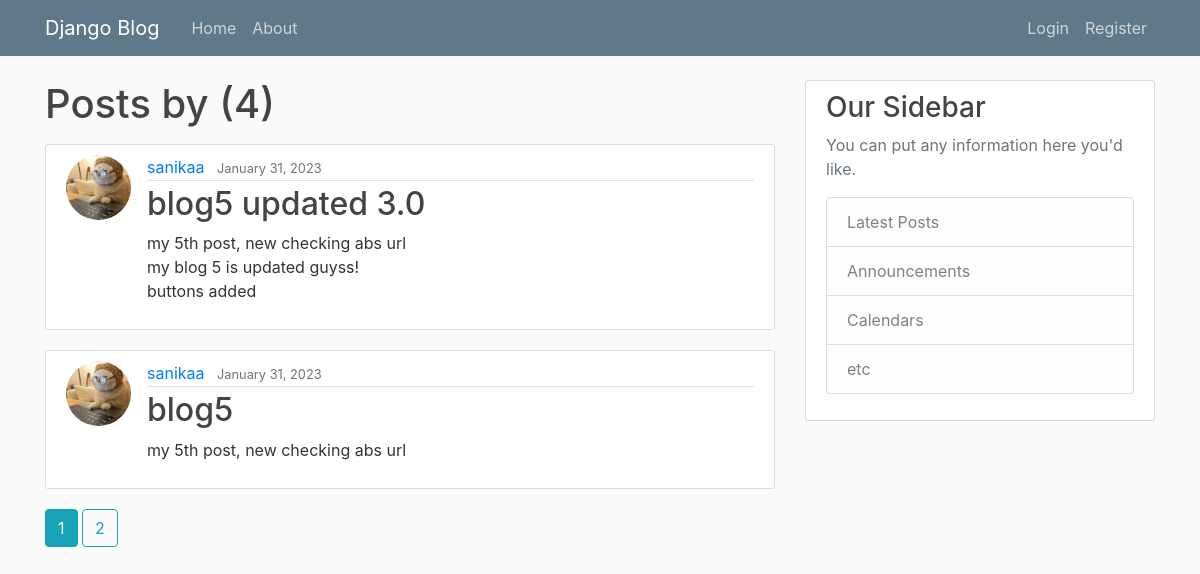
Before: /user/sanikaa with the older database file.
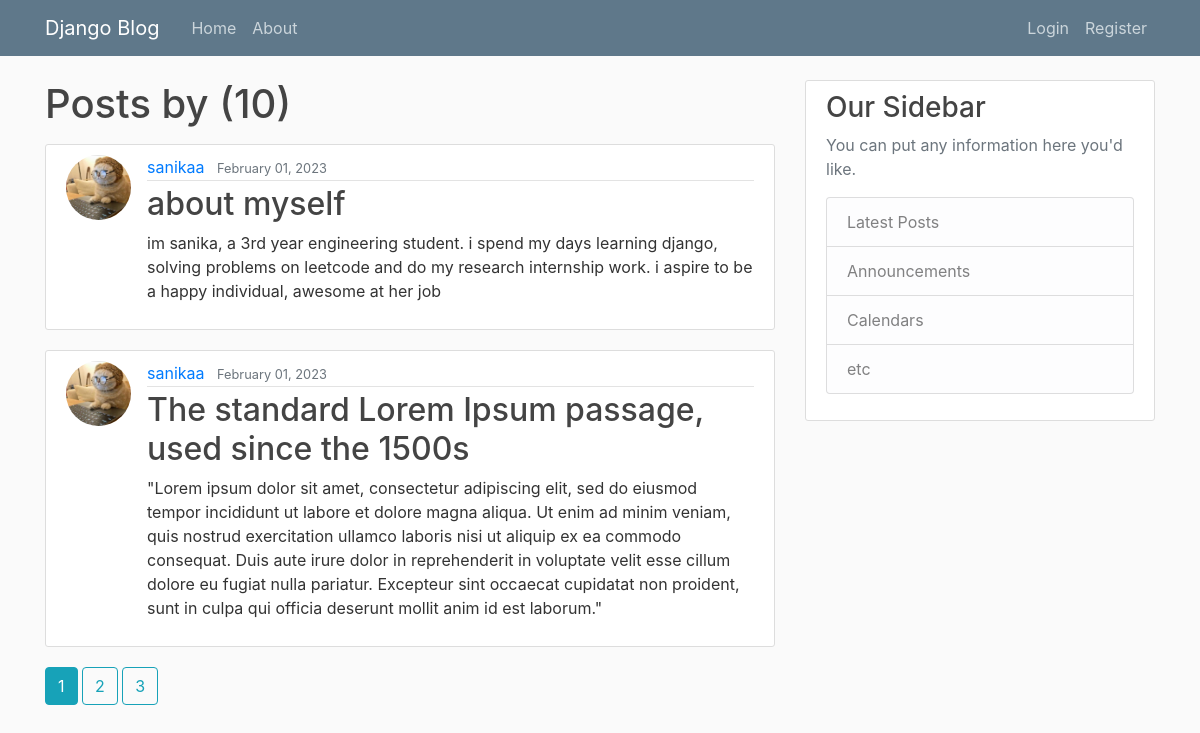
After: the same page with the newer database file.
### blogApp/models.py (models this page shows, shortened)
class post(models.Model):
    title = models.CharField(max_length=100)
    content = models.TextField()
    date_posted = models.DateTimeField(default=timezone.now) #actual function as default value so no ()
    author = models.ForeignKey(User, on_delete=models.CASCADE) # if user is deleted then posts are also deleted not viceversa

### users/models.py (models this page shows, shortened)
class profile(models.Model):
    user = models.OneToOneField(User, on_delete=models.CASCADE) # cascade -  if user is deleted then delete the profile, but if we delete profile, user isnt deleted
    image = models.ImageField(default='default.jpg', upload_to='profile_pics')
    bio = models.TextField()

### blogApp/views.py (the view)
# urls.py: path('user/<str:username>', UserPostListView.as_view(), name='user_posts'),
class UserPostListView(ListView):
    model = post
    template_name = 'blogApp/user_posts.html'
    context_object_name = 'posts'
    ordering = ['-date_posted']
    paginate_by = 2
    def get_queryset(self):
        user = get_object_or_404(User, username=self.kwargs.get('username'))
        return post.objects.filter(author=user).order_by('-date_posted')

### blogApp/templates/blogApp/user_posts.html (shortened to what this page needs)
{% extends 'blogApp/base.html' %}
{% block content %}
<h1 class="mb-3">Posts by {{ views.kwargs.username }} ({{ page_obj.paginator.count }})</h1>
{% for post in posts %}
<article class="media content-section">
    <img class="rounded-circle article-img" src="{{ post.author.profile.image.url }}">
    <div class="media-body">
        <div class="article-metadata">
            <a class="mr-2" href="{% url 'user_posts' post.author.username %}">{{ post.author }}</a>
            <small class="text-muted">{{ post.date_posted|date:"F d, Y" }}</small>
        </div>
        <h2><a class="article-title" href="{% url 'post_detail' post.id %}">{{ post.title }}</a></h2>
        <p class="article-content">{{ post.content }}</p>
    </div>
</article>
{% endfor %}
{% if is_paginated %}
{% for num in page_obj.paginator.page_range %}
{% if page_obj.number == num %}
<a class="btn btn-info mb-4" href="?page={{ num }}">{{ num }}</a>
{% elif num > page_obj.number|add:'-3' and num < page_obj.number|add:'3' %} <a class="btn btn-outline-info mb-4"
    href="?page={{ num }}">{{ num }}</a>
    {% endif %}
    {% endfor %}
    {% endif %}
    {% endblock %}

Changed rows visible on the page:
no longer on this page (row unchanged): post: author.profile.image (picture), author "sanikaa", date_posted "January 31, 2023", title "blog5 updated 3.0", content "my 5th post, new checking abs url my blog 5 is updated guyss! buttons added"
no longer on this page (row unchanged): post: author.profile.image (picture), author "sanikaa", date_posted "January 31, 2023", title "blog5", content "my 5th post, new checking abs url"
added post: author.profile.image (picture), author "sanikaa", date_posted "February 01, 2023", title "about myself", content "im sanika, a 3rd year engineering student. i spend my days learning django, solving problems on leetcode and do my research internship work. i aspire to be a happy individual, awesome at her job"
added post: author.profile.image (picture), author "sanikaa", date_posted "February 01, 2023", title "The standard Lorem Ipsum passage, used since the 1500s", content "\"Lorem ipsum dolor sit amet, consectetur adipiscing elit, sed do eiusmod tempor incididunt ut labore et dolore magna aliqua. Ut enim ad minim veniam, quis nostrud exercitation ullamco laboris nisi ut aliquip ex ea commodo consequat. Duis aute irure dolor in reprehenderit in voluptate velit esse cillum dolore eu fugiat nulla pariatur. Excepteur sint occaecat cupidatat non proident, sunt in culpa qui officia deserunt mollit anim id est laborum.\""
Other visible differences:
{{ page_obj.paginator.count }}: "4" → "10"
new list line: "3"
